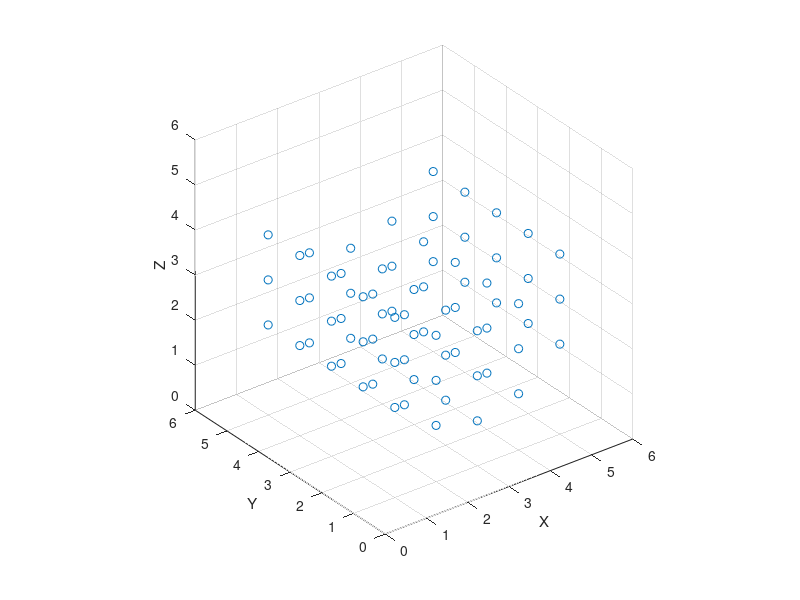

This figure's MATLAB source: (Note: this script raises an error after producing the figure.)

%% initialize

col_num = 5;
row_num = 5;
stair_num = 3;
k = 10;
m = 1;
c = 5;

position_init = NaN(row_num, col_num, stair_num, 3);
velocity_init = zeros(size(position_init));

position_init(:, :, :, 1) = ones(1, row_num, stair_num) .* (1:row_num)';
position_init(:, :, :, 2) = ones(col_num, 1, stair_num) .* (1:col_num);
matrix_tmp(1, 1, 1:stair_num) = 1:stair_num; matrix_tmp = matrix_tmp * 1;
position_init(:, :, :, 3) = ones(row_num, col_num, stair_num) .* matrix_tmp;

%% straight forces

x_direction_init = position_init(2:end, :, :, :) - position_init(1:end-1, :, :, :);
x_length_init = vecnorm(x_direction_init, 2, 4);

y_direction_init = position_init(:, 2:end, :, :) - position_init(:, 1:end-1, :, :);
y_length_init = vecnorm(y_direction_init, 2, 4);

z_direction_init = position_init(:, :, 2:end, :) - position_init(:, :, 1:end-1, :);
z_length_init = vecnorm(z_direction_init, 2, 4);

%% xy forces

xy_direction_init = position_init(2:end, 2:end, :, :) - position_init(1:end-1, 1:end-1, :, :);
xy_length_init = vecnorm(xy_direction_init, 2, 4);

yx_direction_init = position_init(2:end, 1:end-1, :, :) - position_init(1:end-1, 2:end, :, :);
yx_length_init = vecnorm(yx_direction_init, 2, 4);

%% yz forces

yz_direction_init = position_init(:, 2:end, 2:end, :) - position_init(:, 1:end-1, 1:end-1, :);
yz_length_init = vecnorm(yz_direction_init, 2, 4);

zy_direction_init = position_init(:, 2:end, 1:end-1, :) - position_init(:, 1:end-1, 2:end, :);
zy_length_init = vecnorm(zy_direction_init, 2, 4);

%% zx forces

zx_direction_init = position_init(2:end, :, 2:end, :) - position_init(1:end-1, :, 1:end-1, :);
zx_length_init = vecnorm(zx_direction_init, 2, 4);

xz_direction_init = position_init(1:end-1, :, 2:end, :) - position_init(2:end, :, 1:end-1, :);
xz_length_init = vecnorm(xz_direction_init, 2, 4);


%% at times

% position = position_init + rand(size(position)) * 0.3;
position = position_init;
position(:, :, :, 3) = position(:, :, :, 3) + ones(1, row_num, stair_num) .* (((1:row_num)'-3)/2).^2;

velocity = velocity_init;

x_tmp = position(:, :, :, 1); x_tmp = x_tmp(:);
y_tmp = position(:, :, :, 2); y_tmp = y_tmp(:);
z_tmp = position(:, :, :, 3); z_tmp = z_tmp(:);
scatp = scatter3(x_tmp, y_tmp, z_tmp);
xlabel('X')
ylabel('Y')
zlabel('Z')
xlim([0, 6])
ylim([0, 6])
zlim([0, 6])
daspect(ones(1,3))

time = 0:1e-2:3; time = time';

for time_index = 1:size(time, 1)
    
    
    force = zeros(size(position));
    
    %% straight forces
    
    [~, force] = calc_dir_and_force(position, 1, 0, 0, x_length_init, force, k);
    [~, force] = calc_dir_and_force(position, 0, 1, 0, y_length_init, force, k);
    [~, force] = calc_dir_and_force(position, 0, 0, 1, z_length_init, force, k);
    
    %% xy forces
    
    [~, force] = calc_dir_and_force(position, 1, 1, 0, xy_length_init, force, k);
    [~, force] = calc_dir_and_force(position, 1, -1, 0, yx_length_init, force, k);
    
    %% yz forces
    
    [~, force] = calc_dir_and_force(position, 0, 1, 1, yz_length_init, force, k);
    [~, force] = calc_dir_and_force(position, 0, -1, 1, zy_length_init, force, k);
    
    %% zx forces
    
    [~, force] = calc_dir_and_force(position, 1, 0, 1, zx_length_init, force, k);
    [~, force] = calc_dir_and_force(position, -1, 0, 1, xz_length_init, force, k);
    
    force = force - c * velocity;
    
    position = position + velocity .* diff(time(1:2));
    velocity = velocity + force .* diff(time(1:2));
    
    x_tmp = position(:, :, :, 1); x_tmp = x_tmp(:);
    y_tmp = position(:, :, :, 2); y_tmp = y_tmp(:);
    z_tmp = position(:, :, :, 3); z_tmp = z_tmp(:);
    scatp.XData = x_tmp;
    scatp.YData = y_tmp;
    scatp.ZData = z_tmp;
    drawnow
    
end










































